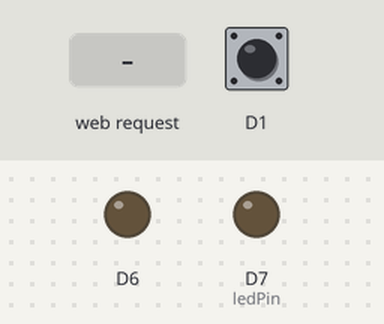
A sketch run on a simulated ESP8266 (NodeMCU). On the bench: output pins drawn as LEDs (lit = HIGH). The inputs (shaded band) are chosen by the test bench; at power-on: D1 HIGH. WiFi joins after 1.5 s; servers stay silent unless stated; what the sketch prints to the serial monitor is not drawn.

Above: at 2.7 s.
2.8 s: HTTP request GET /LED=ON received
At 3.4 s:
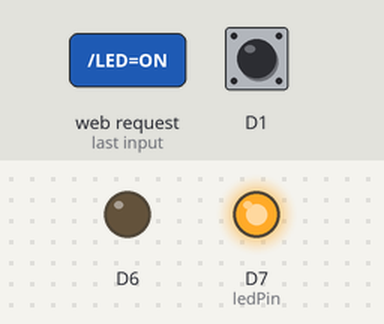
At 4.1 s:
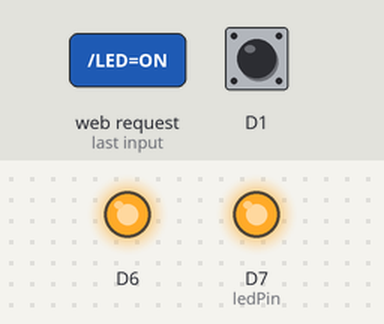
5.3 s: HTTP request GET /LED=OFF received
At 6.4 s:
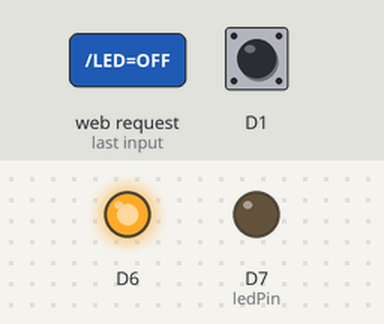
Timing chart, 0 to 8.3 s (numbered marks = the images above; inputs shaded):
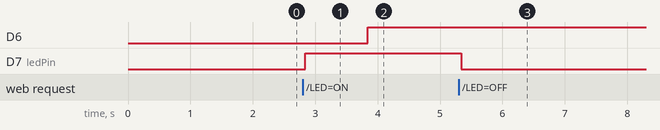

The sketch:

project.ino
```cpp
#include <ESP8266WiFi.h>
int touch_status=0;
const char* ssid = "nopassword";
const char* password = "nopassword" ;
int ledPin =D7; // GPIO13---D7 of NodeMCU
WiFiServer server(80);
 //int b=0,l=0,a=0;
 int returnValue=0;
void setup() {
  Serial.begin(9600);
  delay(10);
//one led to d7,other to d6,touch sensor to d1
  pinMode(ledPin, OUTPUT);
  digitalWrite(ledPin, LOW);
  pinMode(D1,INPUT);
 pinMode(D6,OUTPUT);
 // Connect to WiFi network
  Serial.println();
  Serial.println();
  Serial.print("Connecting to ");
  Serial.println(ssid);

  WiFi.begin(ssid, password);

  while (WiFi.status() != WL_CONNECTED) {
    delay(500);
    Serial.print(".");
  }
  Serial.println("");
  Serial.println("WiFi connected");
  // Start the server
  server.begin();
  Serial.println("Server started");
  // Print the IP address
  Serial.print("Use this URL to connect: ");
  Serial.print("http://");
  Serial.print(WiFi.localIP());
  Serial.println("/");
  }

void loop() {
  // Check if a client has connected
  int touch_sense=digitalRead(D1);

  Serial.println(touch_sense);
  Serial.println(touch_status);


  WiFiClient client = server.available();
  if (!client) {
    return;
  }

  // Wait until the client sends some data
  Serial.println("new client");
  while(!client.available()){
    delay(1);
  }

  // Read the first line of the request
  String request = client.readStringUntil('\r');
  Serial.println(request);
  client.flush();
 // Match the request
  int value = LOW;
  if (request.indexOf("/LED=ON") != -1)  {
    digitalWrite(ledPin, HIGH);
  value = HIGH;
   touch_status=1;
  }
  if (request.indexOf("/LED=OFF") != -1)  {
    digitalWrite(ledPin, LOW);
    value = LOW;
    touch_status=0;
  }
  delay(1000);
Serial.println(touch_status);
  Serial.println(touch_sense);
  if(touch_status==1 && touch_sense==1)
{
  digitalWrite(D6,HIGH);

}
if(touch_sense==0)
{
  digitalWrite(D6,LOW);
  }


// Set ledPin according to the request
//digitalWrite(ledPin, value);

  // Return the response
  client.println("HTTP/1.1 200 OK");
  client.println("Content-Type: text/html");
  client.println(""); //  do not forget this one
  client.println("<!DOCTYPE HTML>");
  client.println("<html>");

  client.print("Led is now: ");

  if(value == HIGH) {
    client.print("On");
  } else {
    client.print("Off");
  }
  client.println("<br><br>");
  client.println("<a href=\"/LED=ON\"\"><button>On </button></a>");
  client.println("<a href=\"/LED=OFF\"\"><button>Off </button></a><br />");
  client.println("</html>");

  delay(1);
  Serial.println("Client disonnected");
  Serial.println("");

}
```

Measured:
- after the input at 2.8 s, D6: LOW → HIGH after 1.0 s; D7 (ledPin): LOW → HIGH at once
- after the input at 5.3 s, D7 (ledPin): HIGH → LOW at once
